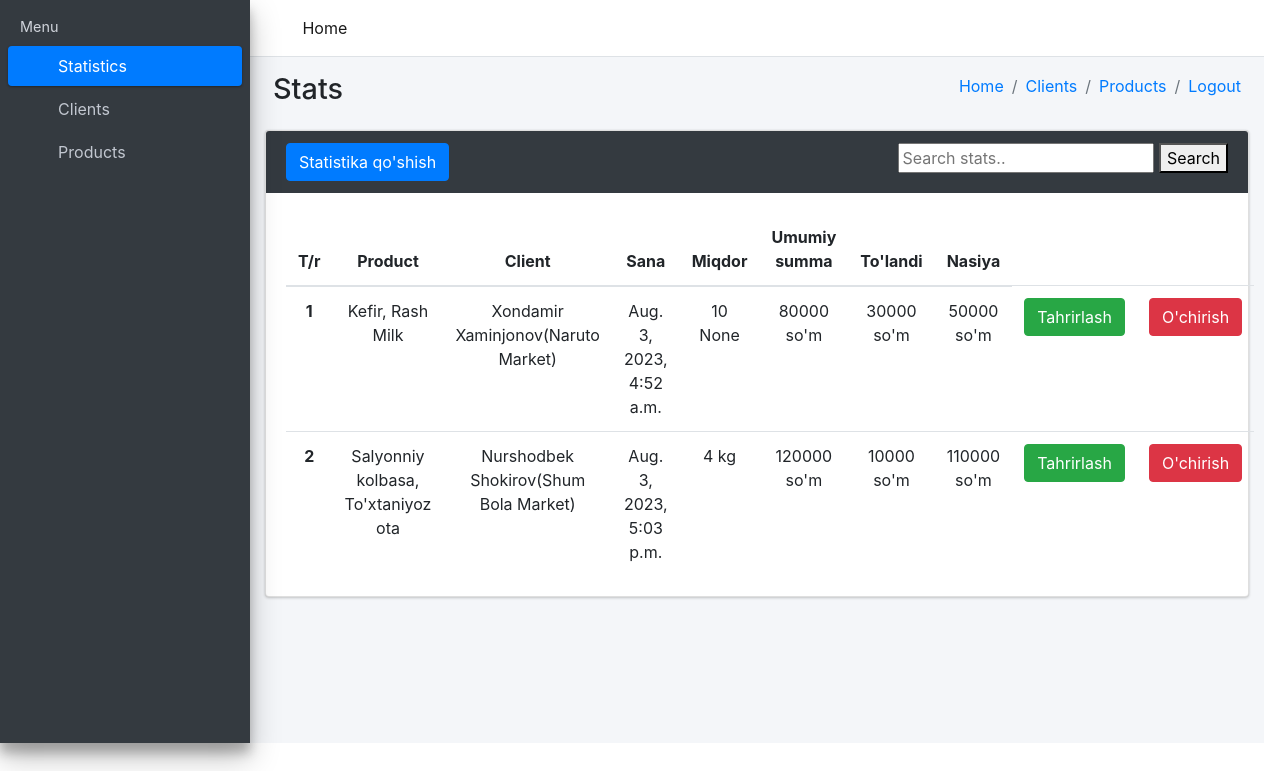
Screenshot of /stats/ (signed in) with the database file from the repository.
### statistika/models.py (models this page shows, shortened)
class Statistika(models.Model):
    mahsulot = models.ForeignKey(Mahsulot,on_delete=models.CASCADE)
    mijoz = models.ForeignKey(Mijoz,on_delete=models.CASCADE)
    ombor = models.ForeignKey(Omborxona,on_delete=models.CASCADE)
    miqdor = models.IntegerField()
    olchov = models.CharField(max_length=150, choices=(('dona', 'dona'), ('kg', 'kg'), ('litr', 'litr')),null=True)
    sana = models.DateTimeField(auto_now_add=True)
    summa = models.IntegerField()
    tolangan_summa = models.IntegerField()
    nasiya = models.IntegerField()

### asosiy/models.py (models this page shows, shortened)
class Mahsulot(models.Model):
    nom = models.CharField(max_length=50)
    brend = models.CharField(max_length=50)
    narx = models.IntegerField()
    son = models.IntegerField(validators=[MinValueValidator(1)])
    olchov = models.CharField(max_length=50,choices=(('dona','dona'),('kg','kg'),('litr','litr')))
    sana = models.DateField()
    omborxona = models.ForeignKey(Omborxona,on_delete=models.CASCADE)

class Mijoz(models.Model):
    ism = models.CharField(max_length=50)
    dokon = models.CharField(max_length=50)
    tel = models.CharField(max_length=20)
    manzil = models.CharField(max_length=100)
    omborxona = models.ForeignKey(Omborxona,on_delete=models.CASCADE)
    qarz = models.PositiveIntegerField(default=0,null=True)

### statistika/views.py (the view, shortened to what this page needs)
# urls.py: path('stats/', StatsView.as_view())
class StatsView(View):
    def get(self, request):
        natija = Statistika.objects.filter(ombor__user = request.user)
        qidiruv_sozi = request.GET.get('search')
        if qidiruv_sozi:
            natija = natija.filter(mahsulot__nom__contains=qidiruv_sozi)|natija.filter(mijoz__ism__contains=qidiruv_sozi)|natija.filter(
                mijoz__dokon__contains=qidiruv_sozi)
        content = {
            'stats':natija,
            'mijozlar':Mijoz.objects.filter(omborxona__user=request.user),
            'mahsulotlar':Mahsulot.objects.filter(omborxona__user=request.user)
        }
        return render(request,'stats.html',content)

### templates/stats.html (shortened to what this page needs)
<!DOCTYPE html>
<html lang="en">
<head>
    {% load static %}
  <link rel="stylesheet" href="{% static 'plugins/fontawesome-free/css/all.min.css' %}">
  <link rel="stylesheet" href="https://code.ionicframework.com/ionicons/2.0.1/css/ionicons.min.css">
  <link rel="stylesheet" href="{% static 'dist/css/adminlte.min.css' %}">
  <link rel="stylesheet" href="https://maxcdn.bootstrapcdn.com/bootstrap/4.5.2/css/bootstrap.min.css">
</head>
<body class="hold-transition sidebar-mini">
<div class="wrapper">
  <nav class="main-header navbar navbar-expand navbar-white navbar-light">
    <ul class="navbar-nav">
      <li class="nav-item">
        <a class="nav-link" data-widget="pushmenu" href="#" role="button"><i class="fas fa-bars"></i></a>
      </li>
      <li class="nav-item d-none d-sm-inline-block">
        <a href="/bulimlar/" class="nav-link active">Home</a>
      </li>
    </ul>
  </nav>
  <aside class="main-sidebar sidebar-dark-primary elevation-4">
    <div class="sidebar">
      <nav class="mt-2">
        <ul class="nav nav-pills nav-sidebar flex-column" data-widget="treeview" role="menu" data-accordion="false">
          <li class="nav-header">Menu</li>
          <li class="nav-item">
            <a href="/stats/" class="nav-link active">
              <i class="nav-icon far fa-circle text-warning"></i>
              <p>Statistics</p>
            </a>
          </li>
          <li class="nav-item">
            <a href="/clientlar/" class="nav-link">
              <i class="nav-icon far fa-circle text-danger"></i>
              <p class="text">Clients</p>
            </a>
          </li>
          <li class="nav-item">
            <a href="/mahsulotlar/" class="nav-link">
              <i class="nav-icon far fa-circle text-info"></i>
              <p>Products</p>
            </a>
          </li>
        </ul>
      </nav>
    </div>
  </aside>
  <div class="content-wrapper">
    <div class="content-header">
      <div class="container-fluid">
        <div class="row mb-2">
          <div class="col-sm-6">
            <h1 class="m-0">Stats</h1>
          </div>
          <div class="col-sm-6">
            <ol class="breadcrumb float-sm-right">
              <li class="breadcrumb-item"><a href="/bulimlar/">Home</a></li>
                <li class="breadcrumb-item active"><a href="/clientlar/">Clients</a></li>
                <li class="breadcrumb-item active"><a href="/mahsulotlar/">Products</a></li>
                <li class="breadcrumb-item"><a href="/logout/">Logout</a></li>
            </ol>
          </div>
        </div>
      </div>
    </div>
    <div class="col-md-12">
        <div class="card card-dark">
            <div class="card-header border-0">
                <div class="d-flex justify-content-between">
                  <button type="submit" class="btn btn-primary" data-toggle="modal" data-target="#myModal">Statistika qo'shish</button>
                 <form method="get">
                    <input type="text" name="search" placeholder="Search stats..">
                    <button type="submit">Search</button>
                </form>
                </div>
            </div>
            <div class="card-body">
                <table class="table" style="text-align: center;">
                    <thead>
                        <tr>
                            <th scope="col" style="width: 15px">T/r</th>
                            <th scope="col" style="width: 255px; text-align: center;">Product</th>
                            <th scope="col" style="text-align: center;">Client</th>
                            <th scope="col" style="text-align: center;">Sana</th>
                            <th scope="col" style="text-align: center;">Miqdor</th>
                            <th scope="col" style="text-align: center;">Umumiy summa</th>
                            <th scope="col" style="text-align: center;">To'landi</th>
                            <th scope="col" style="text-align: center;">Nasiya</th>
                        </tr>
                    </thead>
                    <tbody>
                    {% for s in stats %}
                        <tr>
                            <th scope="row">{{forloop.counter}}</th>
                            <td>{{s.mahsulot.nom}}, {{s.mahsulot.brend}}</td>
                            <td>{{s.mijoz.ism}}({{s.mijoz.dokon}})</td>
                            <td>{{s.sana}}</td>
                            <td>{{s.miqdor}} {{s.olchov}}</td>
                            <td>{{s.summa}} so'm</td>
                            <td>{{s.tolangan_summa}} so'm</td>
                            <td>{{s.nasiya}} so'm</td>
                            <td><a href="#"><button type="submit" class="btn btn-success" data-toggle="modal">Tahrirlash</button></a></td>
                            <td><a href="/del_stat/{{s.id}}/"><button type="submit" class="btn btn-danger" data-toggle="modal">O'chirish</button></td>
                        </tr>
                    {% endfor %}
                    </tbody>
                </table>
            </div>
        </div>
    </div>
</body>
</html>

### rows the page displays
Statistika: mahsulot.nom "Kefir", mahsulot.brend "Rash Milk", mijoz.ism "Xondamir Xaminjonov", mijoz.dokon "Naruto Market", sana "Aug. 3, 2023, 4:52 a.m.", miqdor "10", olchov "None", summa "80000", tolangan_summa "30000", nasiya "50000"
Statistika: mahsulot.nom "Salyonniy kolbasa", mahsulot.brend "To'xtaniyoz ota", mijoz.ism "Nurshodbek Shokirov", mijoz.dokon "Shum Bola Market", sana "Aug. 3, 2023, 5:03 p.m.", miqdor "4", olchov "kg", summa "120000", tolangan_summa "10000", nasiya "110000"
